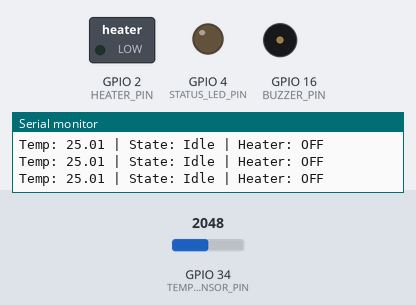
Simulated run of this sketch. Board: ESP32. Shown: switched loads named in the sketch (green lamp = pin HIGH), output pins drawn as LEDs (lit = HIGH), buzzer (waves = sounding, pin HIGH), the last lines printed to the serial monitor. The test bench sets the inputs (shaded band); at power-on: GPIO 34 (TEMP_SENSOR_PIN) = 2048.

Above: at 1.3 s.
1.4 s: GPIO 34 (TEMP_SENSOR_PIN) set to 2255
2.9 s: GPIO 34 (TEMP_SENSOR_PIN) set to 2329
At 4.2 s:
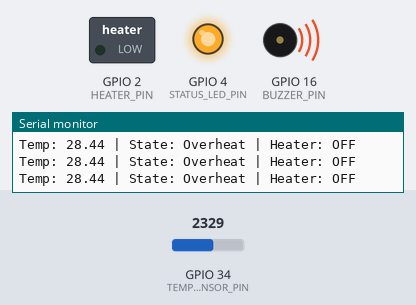
4.5 s: GPIO 34 (TEMP_SENSOR_PIN) set to 1927
6.0 s: GPIO 34 (TEMP_SENSOR_PIN) set to 1832
At 6.6 s:
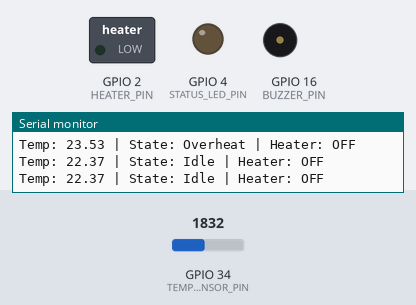
7.5 s: GPIO 34 (TEMP_SENSOR_PIN) set to 1706
9.0 s: GPIO 34 (TEMP_SENSOR_PIN) set to 1609
At 10.1 s:
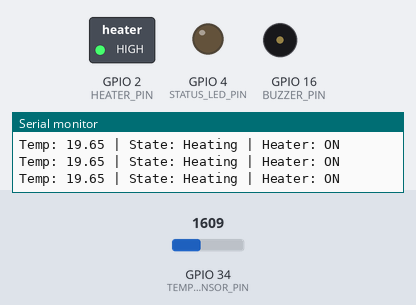
Timing chart, 0 to 11.5 s (numbered marks = the images above; inputs shaded):
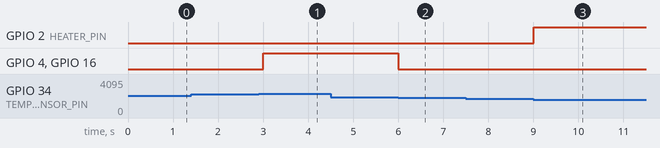

Measured:
- the behaviour switches between 2293 and 2294 on GPIO 34 (TEMP_SENSOR_PIN) (found by bisection; images 0 and 1)
- the behaviour switches between 1884 and 1883 on GPIO 34 (TEMP_SENSOR_PIN) (found by bisection; images 1 and 2)
- the behaviour switches between 1638 and 1637 on GPIO 34 (TEMP_SENSOR_PIN) (found by bisection; images 2 and 3)
- after the input at 2.9 s, GPIO 4 (STATUS_LED_PIN), GPIO 16 (BUZZER_PIN): LOW → HIGH after 0.10 s
- after the input at 6.0 s, GPIO 4 (STATUS_LED_PIN), GPIO 16 (BUZZER_PIN): HIGH → LOW at once
- after the input at 9.0 s, GPIO 2 (HEATER_PIN): LOW → HIGH at once

The sketch:

sketch.ino
```cpp
#include <Arduino.h>
#include "heater_fsm.h"

const int TEMP_SENSOR_PIN = 34;
const int HEATER_PIN = 2;
const int STATUS_LED_PIN = 4;
const int BUZZER_PIN = 16;

HeaterFSM heater(TEMP_SENSOR_PIN, HEATER_PIN, STATUS_LED_PIN, BUZZER_PIN);

void setup() {
  Serial.begin(115200);
  heater.init();
}

void loop() {
  heater.run();
  delay(500);
}
```

heater_fsm.cpp
```cpp
#include "heater_fsm.h"
#include <Arduino.h>

// Thresholds
#define HEATING_THRESHOLD 20.0
#define TARGET_TEMP 23.0
#define STAB_BAND 0.5
#define OVERHEAT_THRESHOLD 28.0
#define HOLD_MS 5000

HeaterFSM::HeaterFSM(int t, int h, int l, int b) :
   tempSensor(t), heater(h), led(l), buzzer(b), state(Idle), lastStable(0) {}

void HeaterFSM::init() {
    pinMode(heater, OUTPUT);
    pinMode(led, OUTPUT);
    pinMode(buzzer, OUTPUT);
}

float HeaterFSM::readTemperature() {
    int ad = analogRead(tempSensor);
    return ad * 50.0 / 4095;
}

void HeaterFSM::updateState(float t) {
    switch(state) {
        case Idle:
            if (t < HEATING_THRESHOLD) state = Heating;
            else if (t > OVERHEAT_THRESHOLD) state = Overheat;
            break;
        case Heating:
            if (t >= TARGET_TEMP - STAB_BAND) state = Stabilizing;
            else if (t > OVERHEAT_THRESHOLD) state = Overheat;
            break;
        case Stabilizing:
            if (t <= TARGET_TEMP + STAB_BAND && t >= TARGET_TEMP - STAB_BAND) {
                if (!lastStable) lastStable = millis();
                if (millis() - lastStable > HOLD_MS) state = TargetReached;
            } else {
                lastStable = 0;
                if (t < HEATING_THRESHOLD) state = Heating;
                else if (t > OVERHEAT_THRESHOLD) state = Overheat;
            }
            break;
        case TargetReached:
            if (t < TARGET_TEMP - STAB_BAND) state = Heating;
            else if (t > OVERHEAT_THRESHOLD) state = Overheat;
            break;
        case Overheat:
            if (t < TARGET_TEMP) state = Idle;
            break;
    }
}

void HeaterFSM::controlOutputs() {
    // Heater control
    digitalWrite(heater, (state == Heating || state == Stabilizing) ? HIGH : LOW);
    // LED/buzzer feedback
    if (state == Overheat) {
        digitalWrite(led, HIGH);
        digitalWrite(buzzer, HIGH);
    } else if (state == TargetReached) {
        digitalWrite(led, HIGH); digitalWrite(buzzer, LOW);
    } else {
        digitalWrite(led, LOW); digitalWrite(buzzer, LOW);
    }
}

void HeaterFSM::log(float t) {
    Serial.print("Temp: "); Serial.print(t, 2);
    Serial.print(" | State: ");
    switch(state) {
        case Idle: Serial.print("Idle"); break;
        case Heating: Serial.print("Heating"); break;
        case Stabilizing: Serial.print("Stabilizing"); break;
        case TargetReached: Serial.print("TargetReached"); break;
        case Overheat: Serial.print("Overheat"); break;
    }
    Serial.print(" | Heater: "); Serial.println(digitalRead(heater) ? "ON" : "OFF");
}

void HeaterFSM::run() {
    float t = readTemperature();
    updateState(t);
    controlOutputs();
    log(t);
}
```

heater_fsm.h
```cpp
#pragma once

enum HeaterState { Idle, Heating, Stabilizing, TargetReached, Overheat };

class HeaterFSM {
public:
    HeaterFSM(int tempPin, int heaterPin, int ledPin, int buzzerPin);
    void init();
    void run();
private:
    void updateState(float temp);
    float readTemperature();
    void controlOutputs();
    void log(float temp);

    HeaterState state;
    int tempSensor, heater, led, buzzer;
    unsigned long lastStable;
};
```
